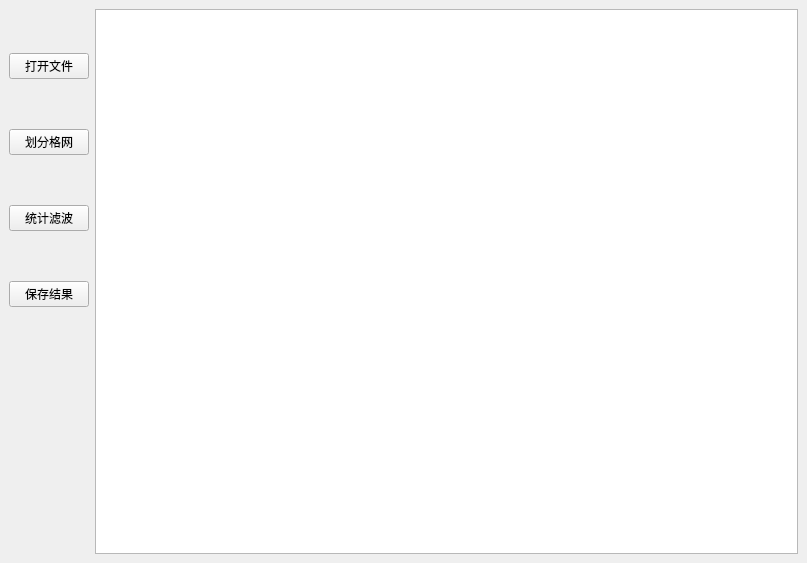
<?xml version="1.0" encoding="UTF-8"?>
<ui version="4.0">
 <class>MainWindow</class>
 <widget class="QMainWindow" name="MainWindow">
  <property name="geometry">
   <rect>
    <x>0</x>
    <y>0</y>
    <width>807</width>
    <height>563</height>
   </rect>
  </property>
  <property name="windowTitle">
   <string>MainWindow</string>
  </property>
  <widget class="QWidget" name="centralwidget">
   <layout class="QHBoxLayout" name="horizontalLayout">
    <item>
     <layout class="QVBoxLayout" name="verticalLayout">
      <property name="bottomMargin">
       <number>200</number>
      </property>
      <item>
       <widget class="QPushButton" name="bopen">
        <property name="text">
         <string>打开文件</string>
        </property>
       </widget>
      </item>
      <item>
       <widget class="QPushButton" name="bbuild_grids">
        <property name="text">
         <string>划分格网</string>
        </property>
       </widget>
      </item>
      <item>
       <widget class="QPushButton" name="bdenoise">
        <property name="text">
         <string>统计滤波</string>
        </property>
       </widget>
      </item>
      <item>
       <widget class="QPushButton" name="pushButton">
        <property name="text">
         <string>保存结果</string>
        </property>
       </widget>
      </item>
     </layout>
    </item>
    <item>
     <widget class="QTextBrowser" name="textBrowser"/>
    </item>
   </layout>
  </widget>
 </widget>
 <resources/>
 <connections/>
</ui>
